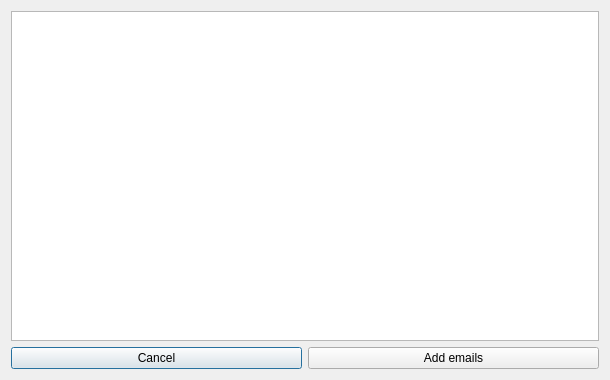
<?xml version="1.0" encoding="UTF-8"?>
<ui version="4.0">
 <class>DialogAddEmails</class>
 <widget class="QDialog" name="DialogAddEmails">
  <property name="geometry">
   <rect>
    <x>0</x>
    <y>0</y>
    <width>610</width>
    <height>380</height>
   </rect>
  </property>
  <property name="windowTitle">
   <string>Dialog</string>
  </property>
  <layout class="QGridLayout" name="gridLayout">
   <item row="0" column="0" colspan="2">
    <widget class="QPlainTextEdit" name="plainTextEditAddEmails"/>
   </item>
   <item row="1" column="0">
    <widget class="QPushButton" name="pushButtonAddEmailCancel">
     <property name="text">
      <string>Cancel</string>
     </property>
    </widget>
   </item>
   <item row="1" column="1">
    <widget class="QPushButton" name="pushButtonAddEmails">
     <property name="text">
      <string>Add emails</string>
     </property>
    </widget>
   </item>
  </layout>
 </widget>
 <resources/>
 <connections/>
</ui>
